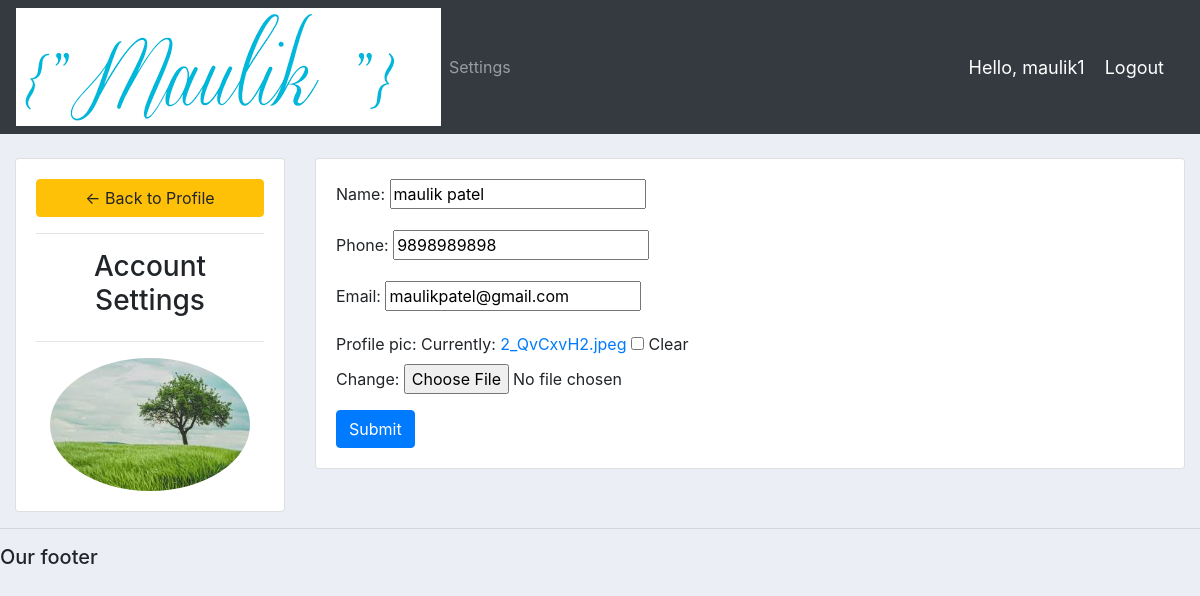
/account/ (signed in), run on the app's committed database.
### accounts/models.py (models this page shows, shortened)
class Customer(models.Model):
	user = models.OneToOneField(User, null=True, blank=True, on_delete=models.CASCADE)
	name = models.CharField(max_length=200, null=True)
	phone = models.CharField(max_length=200, null=True)
	email = models.CharField(max_length=200, null=True)
	profile_pic = models.ImageField(default="profile1.png", null=True, blank=True)
	date_created = models.DateTimeField(auto_now_add=True, null=True)

### accounts/decorators.py (the view)
		def wrapper_func(request, *args, **kwargs):
			group = None
			if request.user.groups.exists():
				group = request.user.groups.all()[0].name
			if group in allowed_roles:
				return view_func(request, *args, **kwargs)
			else:
				return HttpResponse('You are not authorized to view this page')

### accounts/forms.py
class CustomerForm(ModelForm):
	class Meta:
		model = Customer
		fields = '__all__'
		exclude = ['user']

### accounts/views.py (called while the page is built)
@login_required(login_url='login')
@allowed_users(allowed_roles=['customer'])
def accountSettings(request):
	customer = request.user.customer
	form = CustomerForm(instance=customer)
	if request.method == 'POST':
		form = CustomerForm(request.POST, request.FILES,instance=customer)
		if form.is_valid():
			form.save()
	context = {'form':form}
	return render(request, 'accounts/account_settings.html', context)

### accounts/templates/accounts/account_settings.html (shortened to what this page needs)
{%  extends 'accounts/main.html' %}
{% load static %}
{% block content %}
<br>
<div class="row">
	<div class="col-md-3">
		<div class="card card-body">
			<a class="btn btn-warning" href="{% url 'home' %}"> &#8592; Back to Profile</a>
			<hr>
			<h3 style="text-align: center">Account Settings</h3>
			<hr>
			<img class="profile-pic" src="{{request.user.customer.profile_pic.url}}" >
		</div>
	</div>
	<div class="col-md-9">
		<div class="card card-body">
			<form method="POST" action="" enctype="multipart/form-data">
				{{form.as_p}}
			<input class="btn btn-primary" type="submit" name="Update Information">
			</form>
		</div>
	</div>
</div>
{% endblock %}

### accounts/templates/accounts/navbar.html (shortened to what this page needs)
{% load static %}
<nav class="navbar navbar-expand-lg navbar-dark bg-dark">
 <img src="{% static 'images/maulik.png' %}">
  <div class="collapse navbar-collapse" id="navbarNav">
    <ul class="navbar-nav">
      {% if request.user.is_staff %}
      <li class="nav-item active">
        <a class="nav-link" href="{% url 'home' %}">Dashboard</a>
      </li>
      <li class="nav-item">
        <a class="nav-link" href="{% url 'products' %}">Products</a>
      </li>
      {% else %}
       <li class="nav-item">
        <a class="nav-link" href="{% url 'account' %}">Settings</a>
      </li>
      {% endif %}
    </ul>
  </div>
  <span class="hello-msg">Hello, {{request.user}}</span>
  <span ><a  class="hello-msg" href="{% url 'logout' %}">Logout</a></span>
</nav>

### static/css/main.css (style rules this page uses)
body { background-color: #ebeff5; }

### accounts/templates/accounts/navbar.html (style rules this page uses)
.hello-msg { font-size: 18px; color: #fff; margin-right: 20px; }

### accounts/templates/accounts/account_settings.html (style rules this page uses)
.profile-pic { max-width: 200px; max-height:200px; margin: 0 auto; border-radius: 50%; }

### data on the page
Customer: name "maulik patel", phone "9898989898", email "maulikpatel@gmail.com"

### other printed values
{{ request.user }} "maulik1"
